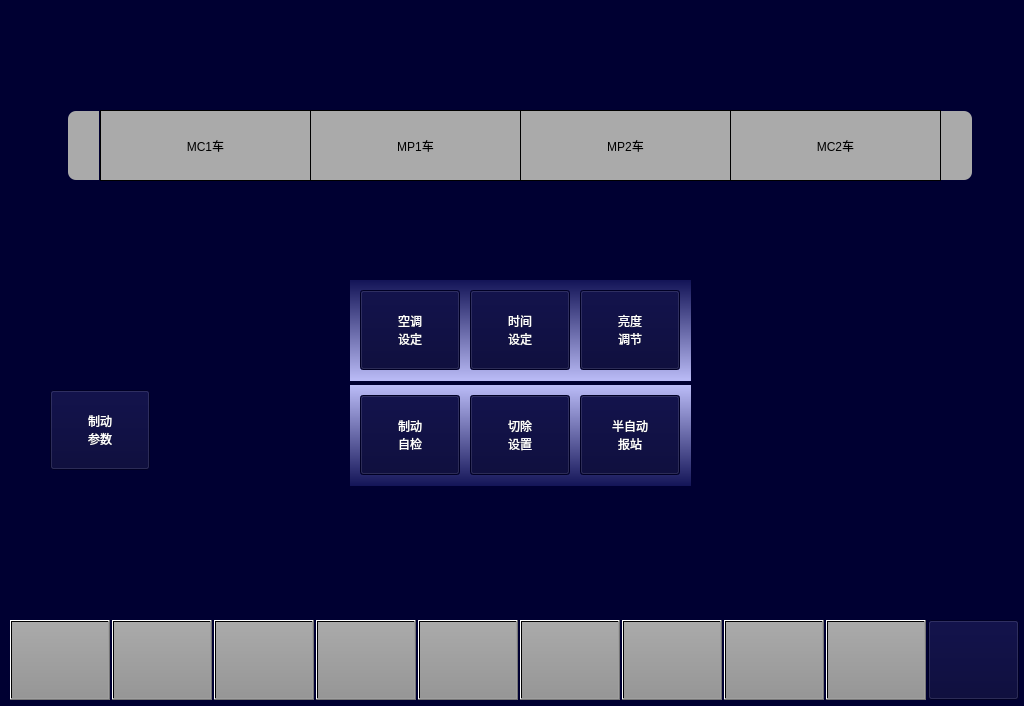
<?xml version="1.0" encoding="UTF-8"?>
<ui version="4.0">
 <class>VehicleSetPage</class>
 <widget class="QWidget" name="VehicleSetPage">
  <property name="geometry">
   <rect>
    <x>0</x>
    <y>0</y>
    <width>1024</width>
    <height>706</height>
   </rect>
  </property>
  <property name="windowTitle">
   <string>Form</string>
  </property>
  <property name="styleSheet">
   <string notr="true">background-color: rgb(0, 0, 50);</string>
  </property>
  <widget class="QPushButton" name="BTN1">
   <property name="geometry">
    <rect>
     <x>10</x>
     <y>620</y>
     <width>100</width>
     <height>80</height>
    </rect>
   </property>
   <property name="focusPolicy">
    <enum>Qt::NoFocus</enum>
   </property>
   <property name="styleSheet">
    <string notr="true">font: 20px, &quot;微软雅黑&quot;;color: black;transparent;background:qlineargradient(spread:pad,x1:0,y1:0,x2:0,y2:1,stop:0 rgba(170,170,170,255),stop:1 rgba(150,150,150,255));</string>
   </property>
   <property name="text">
    <string/>
   </property>
  </widget>
  <widget class="QPushButton" name="BTNHome">
   <property name="geometry">
    <rect>
     <x>928</x>
     <y>620</y>
     <width>91</width>
     <height>80</height>
    </rect>
   </property>
   <property name="focusPolicy">
    <enum>Qt::NoFocus</enum>
   </property>
   <property name="styleSheet">
    <string notr="true">border-image: url(:/images/image/Home.png);</string>
   </property>
   <property name="text">
    <string/>
   </property>
  </widget>
  <widget class="QPushButton" name="BTN4">
   <property name="geometry">
    <rect>
     <x>316</x>
     <y>620</y>
     <width>100</width>
     <height>80</height>
    </rect>
   </property>
   <property name="focusPolicy">
    <enum>Qt::NoFocus</enum>
   </property>
   <property name="styleSheet">
    <string notr="true">	font: 20px, &quot;微软雅黑&quot;;
    color: black;
	transparent;background:qlineargradient(spread:pad,x1:0,y1:0,x2:0,y2:1,stop:0 rgba(170,170,170,255),stop:1 rgba(150,150,150,255));
</string>
   </property>
   <property name="text">
    <string/>
   </property>
  </widget>
  <widget class="QPushButton" name="BTN2">
   <property name="geometry">
    <rect>
     <x>112</x>
     <y>620</y>
     <width>100</width>
     <height>80</height>
    </rect>
   </property>
   <property name="focusPolicy">
    <enum>Qt::NoFocus</enum>
   </property>
   <property name="styleSheet">
    <string notr="true">font: 20px, &quot;微软雅黑&quot;;color: black;transparent;background:qlineargradient(spread:pad,x1:0,y1:0,x2:0,y2:1,stop:0 rgba(170,170,170,255),stop:1 rgba(150,150,150,255));</string>
   </property>
   <property name="text">
    <string/>
   </property>
  </widget>
  <widget class="QPushButton" name="BTN5">
   <property name="geometry">
    <rect>
     <x>418</x>
     <y>620</y>
     <width>100</width>
     <height>80</height>
    </rect>
   </property>
   <property name="focusPolicy">
    <enum>Qt::NoFocus</enum>
   </property>
   <property name="styleSheet">
    <string notr="true">	font: 20px, &quot;微软雅黑&quot;;
    color: black;
	transparent;background:qlineargradient(spread:pad,x1:0,y1:0,x2:0,y2:1,stop:0 rgba(170,170,170,255),stop:1 rgba(150,150,150,255));
</string>
   </property>
   <property name="text">
    <string/>
   </property>
  </widget>
  <widget class="QPushButton" name="BTN7">
   <property name="geometry">
    <rect>
     <x>622</x>
     <y>620</y>
     <width>100</width>
     <height>80</height>
    </rect>
   </property>
   <property name="focusPolicy">
    <enum>Qt::NoFocus</enum>
   </property>
   <property name="styleSheet">
    <string notr="true">	font: 20px, &quot;微软雅黑&quot;;
    color: black;
	transparent;background:qlineargradient(spread:pad,x1:0,y1:0,x2:0,y2:1,stop:0 rgba(170,170,170,255),stop:1 rgba(150,150,150,255));
</string>
   </property>
   <property name="text">
    <string/>
   </property>
  </widget>
  <widget class="QPushButton" name="BTN3">
   <property name="geometry">
    <rect>
     <x>214</x>
     <y>620</y>
     <width>100</width>
     <height>80</height>
    </rect>
   </property>
   <property name="focusPolicy">
    <enum>Qt::NoFocus</enum>
   </property>
   <property name="styleSheet">
    <string notr="true">	font: 20px, &quot;微软雅黑&quot;;
    color: black;
	transparent;background:qlineargradient(spread:pad,x1:0,y1:0,x2:0,y2:1,stop:0 rgba(170,170,170,255),stop:1 rgba(150,150,150,255));
</string>
   </property>
   <property name="text">
    <string/>
   </property>
  </widget>
  <widget class="QPushButton" name="BTN8">
   <property name="geometry">
    <rect>
     <x>724</x>
     <y>620</y>
     <width>100</width>
     <height>80</height>
    </rect>
   </property>
   <property name="focusPolicy">
    <enum>Qt::NoFocus</enum>
   </property>
   <property name="styleSheet">
    <string notr="true">	font: 20px, &quot;微软雅黑&quot;;
    color: black;
	transparent;background:qlineargradient(spread:pad,x1:0,y1:0,x2:0,y2:1,stop:0 rgba(170,170,170,255),stop:1 rgba(150,150,150,255));
</string>
   </property>
   <property name="text">
    <string/>
   </property>
  </widget>
  <widget class="QPushButton" name="BTN6">
   <property name="geometry">
    <rect>
     <x>520</x>
     <y>620</y>
     <width>100</width>
     <height>80</height>
    </rect>
   </property>
   <property name="focusPolicy">
    <enum>Qt::NoFocus</enum>
   </property>
   <property name="styleSheet">
    <string notr="true">	font: 20px, &quot;微软雅黑&quot;;
    color: black;
	transparent;background:qlineargradient(spread:pad,x1:0,y1:0,x2:0,y2:1,stop:0 rgba(170,170,170,255),stop:1 rgba(150,150,150,255));
</string>
   </property>
   <property name="text">
    <string/>
   </property>
  </widget>
  <widget class="QPushButton" name="BTN9">
   <property name="geometry">
    <rect>
     <x>826</x>
     <y>620</y>
     <width>100</width>
     <height>80</height>
    </rect>
   </property>
   <property name="focusPolicy">
    <enum>Qt::NoFocus</enum>
   </property>
   <property name="styleSheet">
    <string notr="true">	font: 20px, &quot;微软雅黑&quot;;
    color: black;
	transparent;background:qlineargradient(spread:pad,x1:0,y1:0,x2:0,y2:1,stop:0 rgba(170,170,170,255),stop:1 rgba(150,150,150,255));
</string>
   </property>
   <property name="text">
    <string/>
   </property>
  </widget>
  <widget class="QLabel" name="LBLM2">
   <property name="geometry">
    <rect>
     <x>730</x>
     <y>110</y>
     <width>211</width>
     <height>71</height>
    </rect>
   </property>
   <property name="styleSheet">
    <string notr="true">background-color:rgb(170,170,170);
border:1px solid black;
font:20px &quot;微软雅黑&quot;;</string>
   </property>
   <property name="text">
    <string>MC2车</string>
   </property>
   <property name="alignment">
    <set>Qt::AlignCenter</set>
   </property>
  </widget>
  <widget class="QLabel" name="LBLTC1">
   <property name="geometry">
    <rect>
     <x>100</x>
     <y>110</y>
     <width>211</width>
     <height>71</height>
    </rect>
   </property>
   <property name="styleSheet">
    <string notr="true">background-color:rgb(170,170,170);
border:1px solid black;
font:20px &quot;微软雅黑&quot;;</string>
   </property>
   <property name="text">
    <string>MC1车</string>
   </property>
   <property name="alignment">
    <set>Qt::AlignCenter</set>
   </property>
  </widget>
  <widget class="QLabel" name="LBLMP1">
   <property name="geometry">
    <rect>
     <x>310</x>
     <y>110</y>
     <width>211</width>
     <height>71</height>
    </rect>
   </property>
   <property name="styleSheet">
    <string notr="true">background-color:rgb(170,170,170);
border:1px solid black;
font:20px &quot;微软雅黑&quot;;</string>
   </property>
   <property name="text">
    <string>MP1车</string>
   </property>
   <property name="alignment">
    <set>Qt::AlignCenter</set>
   </property>
  </widget>
  <widget class="QLabel" name="LBLM1">
   <property name="geometry">
    <rect>
     <x>520</x>
     <y>110</y>
     <width>211</width>
     <height>71</height>
    </rect>
   </property>
   <property name="styleSheet">
    <string notr="true">background-color:rgb(170,170,170);
border:1px solid black;
font:20px &quot;微软雅黑&quot;;</string>
   </property>
   <property name="text">
    <string>MP2车</string>
   </property>
   <property name="alignment">
    <set>Qt::AlignCenter</set>
   </property>
  </widget>
  <widget class="QLabel" name="lbl1">
   <property name="geometry">
    <rect>
     <x>350</x>
     <y>280</y>
     <width>341</width>
     <height>101</height>
    </rect>
   </property>
   <property name="styleSheet">
    <string notr="true">background: qlineargradient(x1:0, y1:0, x2:0, y2:1,stop:0 rgb(19,20,87), stop:1 rgb(187,188,247))</string>
   </property>
   <property name="text">
    <string/>
   </property>
  </widget>
  <widget class="QPushButton" name="BTN_simulateStation">
   <property name="geometry">
    <rect>
     <x>580</x>
     <y>395</y>
     <width>100</width>
     <height>80</height>
    </rect>
   </property>
   <property name="focusPolicy">
    <enum>Qt::NoFocus</enum>
   </property>
   <property name="styleSheet">
    <string notr="true">background-color: rgb(0, 0, 50);
color: rgb(255, 255, 255);
font:20px &quot;微软雅黑&quot;;</string>
   </property>
   <property name="text">
    <string>半自动
报站</string>
   </property>
  </widget>
  <widget class="QPushButton" name="BTN_setAirCondition">
   <property name="geometry">
    <rect>
     <x>360</x>
     <y>290</y>
     <width>100</width>
     <height>80</height>
    </rect>
   </property>
   <property name="focusPolicy">
    <enum>Qt::NoFocus</enum>
   </property>
   <property name="styleSheet">
    <string notr="true">background-color: rgb(0, 0, 50);
color: rgb(255, 255, 255);
font:20px &quot;微软雅黑&quot;;</string>
   </property>
   <property name="text">
    <string>空调
设定</string>
   </property>
  </widget>
  <widget class="QPushButton" name="BTN_setBrakeParam">
   <property name="geometry">
    <rect>
     <x>50</x>
     <y>390</y>
     <width>100</width>
     <height>80</height>
    </rect>
   </property>
   <property name="focusPolicy">
    <enum>Qt::NoFocus</enum>
   </property>
   <property name="styleSheet">
    <string notr="true">background-color: rgb(0, 0, 50);
color: rgb(255, 255, 255);
font:20px &quot;微软雅黑&quot;;</string>
   </property>
   <property name="text">
    <string>制动
参数</string>
   </property>
  </widget>
  <widget class="QLabel" name="lbl2">
   <property name="geometry">
    <rect>
     <x>350</x>
     <y>385</y>
     <width>341</width>
     <height>101</height>
    </rect>
   </property>
   <property name="styleSheet">
    <string notr="true">background: qlineargradient(x1:0, y1:0, x2:0, y2:1,stop:0 rgb(187,188,247) , stop:1 rgb(19,20,87))</string>
   </property>
   <property name="text">
    <string/>
   </property>
  </widget>
  <widget class="QPushButton" name="BTN_setLight">
   <property name="geometry">
    <rect>
     <x>580</x>
     <y>290</y>
     <width>100</width>
     <height>80</height>
    </rect>
   </property>
   <property name="focusPolicy">
    <enum>Qt::NoFocus</enum>
   </property>
   <property name="styleSheet">
    <string notr="true">background-color: rgb(0, 0, 50);
color: rgb(255, 255, 255);
font:20px &quot;微软雅黑&quot;;</string>
   </property>
   <property name="text">
    <string>亮度
调节</string>
   </property>
  </widget>
  <widget class="QPushButton" name="BTN_setBrakeTest">
   <property name="geometry">
    <rect>
     <x>360</x>
     <y>395</y>
     <width>100</width>
     <height>80</height>
    </rect>
   </property>
   <property name="focusPolicy">
    <enum>Qt::NoFocus</enum>
   </property>
   <property name="styleSheet">
    <string notr="true">background-color: rgb(0, 0, 50);
color: rgb(255, 255, 255);
font:20px &quot;微软雅黑&quot;;</string>
   </property>
   <property name="text">
    <string>制动
自检</string>
   </property>
  </widget>
  <widget class="QPushButton" name="BTN_setTime">
   <property name="geometry">
    <rect>
     <x>470</x>
     <y>290</y>
     <width>100</width>
     <height>80</height>
    </rect>
   </property>
   <property name="focusPolicy">
    <enum>Qt::NoFocus</enum>
   </property>
   <property name="styleSheet">
    <string notr="true">background-color: rgb(0, 0, 50);
color: rgb(255, 255, 255);
font:20px &quot;微软雅黑&quot;;</string>
   </property>
   <property name="text">
    <string>时间
设定</string>
   </property>
  </widget>
  <widget class="QPushButton" name="BTN_setCut">
   <property name="geometry">
    <rect>
     <x>470</x>
     <y>395</y>
     <width>100</width>
     <height>80</height>
    </rect>
   </property>
   <property name="focusPolicy">
    <enum>Qt::NoFocus</enum>
   </property>
   <property name="styleSheet">
    <string notr="true">background-color: rgb(0, 0, 50);
color: rgb(255, 255, 255);
font:20px &quot;微软雅黑&quot;;</string>
   </property>
   <property name="text">
    <string>切除
设置</string>
   </property>
  </widget>
  <widget class="QLabel" name="label_7">
   <property name="geometry">
    <rect>
     <x>68</x>
     <y>111</y>
     <width>31</width>
     <height>69</height>
    </rect>
   </property>
   <property name="styleSheet">
    <string notr="true">background-color:rgb(170,170,170);
border-top-left-radius:8px;
border-bottom-left-radius:8px;</string>
   </property>
   <property name="text">
    <string/>
   </property>
  </widget>
  <widget class="QLabel" name="label_8">
   <property name="geometry">
    <rect>
     <x>941</x>
     <y>111</y>
     <width>31</width>
     <height>69</height>
    </rect>
   </property>
   <property name="styleSheet">
    <string notr="true">background-color:rgb(170,170,170);
border-top-right-radius:8px;
border-bottom-right-radius:8px;</string>
   </property>
   <property name="text">
    <string/>
   </property>
  </widget>
  <zorder>lbl2</zorder>
  <zorder>label_7</zorder>
  <zorder>BTN1</zorder>
  <zorder>BTNHome</zorder>
  <zorder>BTN4</zorder>
  <zorder>BTN2</zorder>
  <zorder>BTN5</zorder>
  <zorder>BTN7</zorder>
  <zorder>BTN3</zorder>
  <zorder>BTN8</zorder>
  <zorder>BTN6</zorder>
  <zorder>BTN9</zorder>
  <zorder>LBLM2</zorder>
  <zorder>LBLTC1</zorder>
  <zorder>LBLMP1</zorder>
  <zorder>LBLM1</zorder>
  <zorder>lbl1</zorder>
  <zorder>BTN_simulateStation</zorder>
  <zorder>BTN_setAirCondition</zorder>
  <zorder>BTN_setBrakeParam</zorder>
  <zorder>BTN_setLight</zorder>
  <zorder>BTN_setBrakeTest</zorder>
  <zorder>BTN_setTime</zorder>
  <zorder>BTN_setCut</zorder>
  <zorder>label_8</zorder>
 </widget>
 <resources/>
 <connections/>
</ui>
